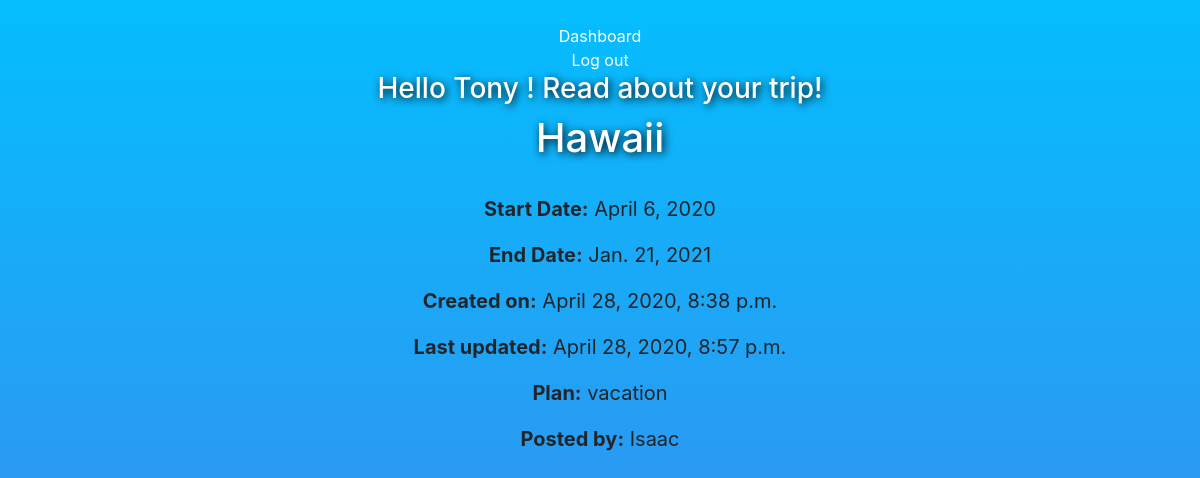
The page /trips/1 (signed in) on the database its author committed.
### main/models.py (models this page shows)
class User(models.Model):
    first_name=models.CharField(max_length=100)
    last_name=models.CharField(max_length=100)
    email=models.EmailField(max_length=100)
    password=models.CharField(max_length=100)
    created_at=models.DateTimeField(auto_now_add=True)
    updated_at=models.DateTimeField(auto_now=True)
    objects=UserManager()

class Trip(models.Model):
    destination=models.CharField(max_length=100)
    start_date=models.DateField()
    end_date=models.DateField()
    plan=models.TextField()
    created_at=models.DateTimeField(auto_now_add=True)
    updated_at=models.DateTimeField(auto_now=True)
    user=models.ForeignKey(User, on_delete=models.CASCADE) #1 user has many trips
    objects=TripManager()

### main/views.py (the view)
# urls.py: path("trips/<int:trip_id>", views.view_trip_page),
def view_trip_page(request, trip_id):
    context={
        "trip": Trip.objects.get(id=trip_id),
        "user": User.objects.get(id=request.session["user_id"])
    }
    return render(request, "view_trip_page.html", context)

### main/templates/view_trip_page.html (shortened to what this page needs)
<link rel="stylesheet" href="https://stackpath.bootstrapcdn.com/bootstrap/4.5.1/css/bootstrap.min.css">
<!DOCTYPE html>
<html lang="en">
<head>
</head>
<body>
<div class="col-xs-1" align="center">
    <br>
    <a href="/dashboard">Dashboard</a>
    <br>
    <a href="/logout">Log out</a>
    <br>
    <h3>Hello {{user.first_name}} ! Read about your trip!</h3>
    <h1>{{trip.destination}}</h1>
    <br>
    <p><b>Start Date:</b> {{trip.start_date}}</p>
    <p><b>End Date:</b> {{trip.end_date}}</p>
    <p><b>Created on:</b> {{trip.created_at}}</p>
    <p><b>Last updated:</b> {{trip.updated_at}}</p>
    <p><b>Plan:</b> {{trip.plan}}</p>
    <p><b>Posted by:</b> {{trip.user.first_name}}</p>
</div>
</body>
</html>

### main/templates/view_trip_page.html (style rules this page uses)
body { background-image: linear-gradient(to top, #4481eb 0%, #04befe 100%); }
a { color: white; }
h3 { color: white; text-shadow: 2px 2px 8px #000000; }
h1 { color: white; text-shadow: 2px 2px 8px #000000; }
p { font-size: 20px; }

### rows shown on the page
User: first_name "Tony"
Trip: destination "Hawaii", start_date "April 6, 2020", end_date "Jan. 21, 2021", created_at "April 28, 2020, 8:38 p.m.", updated_at "April 28, 2020, 8:57 p.m.", plan "vacation", user.first_name "Isaac"
